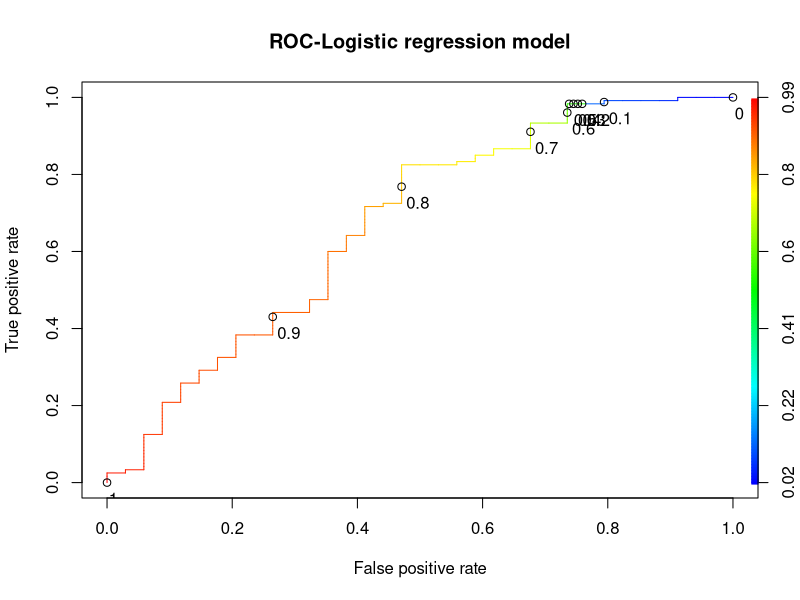
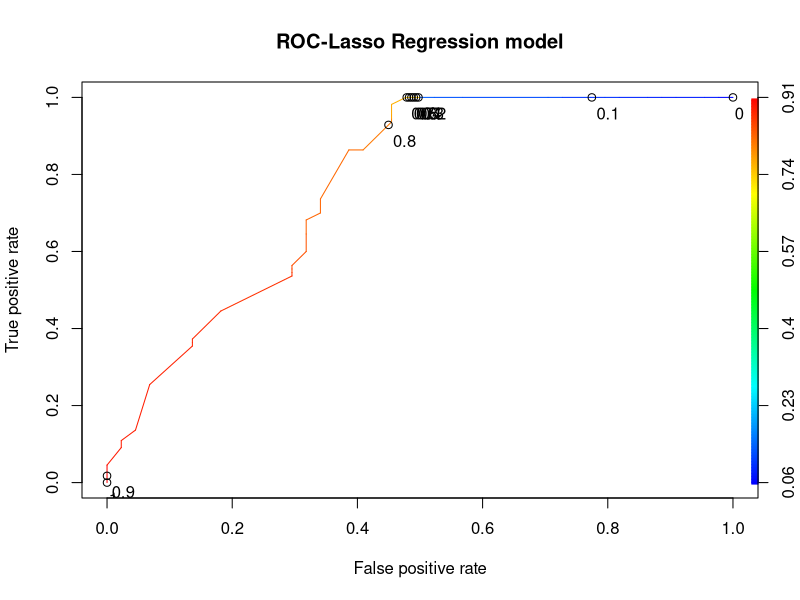
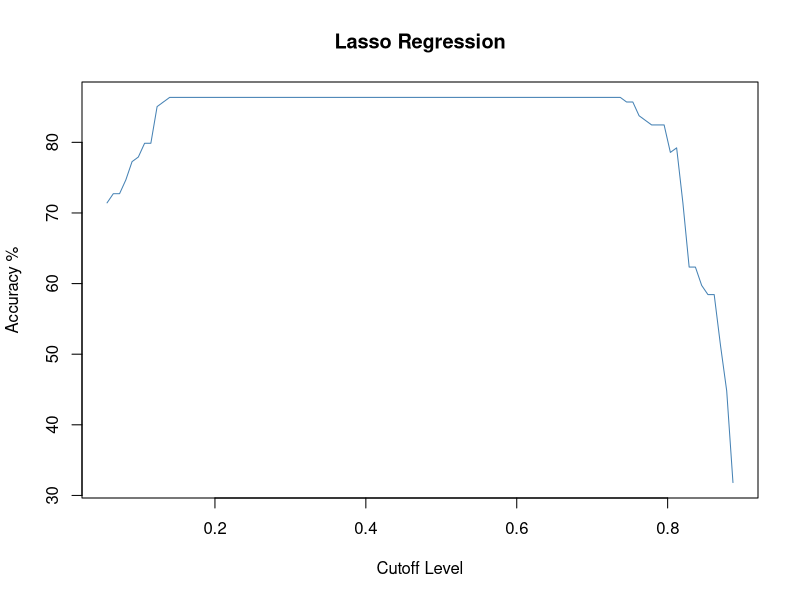

Write R code to recreate these figures, in order. (Note: this script raises an error after producing the figures.)
#read in credit data from Lab 7, remove missing values, and add ID variable
dat <- read.csv("credit.csv", na.strings="")
dat <- na.omit(dat)
dat$ID <- seq.int(nrow(dat))
#ensure outcome is a factor
dat$Loan_Status <-as.factor(dat$Loan_Status)

#set up data in format glmnet can use (must have dummy vars for categorical predictors)
library(glmnet)
xfactors <- model.matrix(Loan_Status ~ Gender + Married + Dependents + Education + Self_Employed+Credit_History+Property_Area, data=dat)[, -1]
#xfactors
xnonfactors<- subset(dat, select = c("ApplicantIncome", "CoapplicantIncome", "LoanAmount", "Loan_Amount_Term"))
#xnonfactors
prepared.dat <- cbind(xnonfactors, xfactors, dat$Loan_Status)
prepared.dat
names(prepared.dat)[15] <- c("Loan_Status")
prepared.dat$ID <- seq.int(nrow(prepared.dat))

#ensure outcome is a factor
prepared.dat$Loan_Status <-as.factor(prepared.dat$Loan_Status)

#subset data to create training, valdiation, and test data
library(dplyr)
train.dat <- prepared.dat %>% sample_frac(.6)
train.dat 
rem.dat <- dplyr::anti_join(prepared.dat, train.dat, by = 'ID')
test.dat <- rem.dat %>% sample_frac(.5)
val.dat <- dplyr::anti_join(rem.dat, test.dat, by = 'ID')

#create predictor matrix and outcome vector for training, validation, and test data
train.X <- as.matrix(within(train.dat, rm(Loan_Status, ID)))
val.X <- as.matrix(within(val.dat, rm(Loan_Status, ID)))
test.X <- as.matrix(within(test.dat, rm(Loan_Status, ID)))
train.y <- train.dat$Loan_Status
val.y <- val.dat$Loan_Status
test.y <- test.dat$Loan_Status

val.y 
#cross-validate to tune lambda for ridge and lasso
cvridge <- cv.glmnet(train.X, train.y, family="binomial", alpha=0, nlambda=20, type.measure="auc")
cvlasso <- cv.glmnet(train.X, train.y, family="binomial", alpha=1, nlambda=20, type.measure="auc")

#fit models with final lambda
ridgemod <- glmnet(train.X, train.y, family="binomial", alpha = 0, lambda = cvridge$lambda.1se)
lassomod <- glmnet(train.X, train.y, family="binomial", alpha = 1, lambda = cvlasso$lambda.1se)


#added

train.dat1 <- subset(train.dat, select = -c(ID))
test.dat1 <- subset(test.dat, select = -c(ID))
linregmod <- glm(Loan_Status~., family=binomial(link='logit'), data=train.dat1)

summary(linregmod)
library(ROCR)
p <- predict(linregmod, newdata=subset(test.dat1,select=c(1:14)), type="response")
pr <- prediction(p, test.dat1$Loan_Status)
#the performance function takes in the prediction
prf <- performance(pr, measure = "tpr", x.measure = "fpr")
#prf
plot(prf,colorize=TRUE, print.cutoffs.at=seq(0,1,by=0.1), main = "ROC-Logistic regression model",text.adj=c(-0.2,1.7))




#pre-standardise the predictor matrix for elastic net 
#(glmnet wrapped in caret gets fussy if you try to preprocess within the command)

train.stdX <-scale(train.X)

library(caret)
# Set training control
train_control <- trainControl(method = "repeatedcv",
                              number = 5,
                              repeats = 5,
                              search = "random",
                              classProbs = TRUE,
                              summaryFunction = twoClassSummary,
                              verboseIter = TRUE)



# Train the model
elastic_grid <- train(train.stdX, train.y,
                      method = "glmnet",
                      tuneLength = 25,
                      trControl = train_control,
                      metric= "ROC",
                      family = "binomial",
                      standardize = FALSE)

#fit the model with best lambda and alpha
elasticmod <- glmnet(train.X, train.y, family="binomial", alpha = elastic_grid$bestTune$alpha, lambda = elastic_grid$bestTune$lambda)


#Looking at Coefs for final models
Intercepts <- cbind(ridgemod$a0,lassomod$a0,elasticmod$a0)
Intercepts
Coefs <- cbind(ridgemod$beta,lassomod$beta, elasticmod$beta)
Betas <-rbind(Intercepts, Coefs)
rownames(Betas)[1] = "(Intercept)"
colnames(Betas) = c("Ridge", "Lasso", "Elastic Net")
Betas

#Methods for choosing cutoffs in validation data 
#(only ridge model shown here as example. Same for the others)

#Method using visualisation of ROC curves
fit.lasso <- predict(lassomod, val.X, type="response")

library(ROCR)
ROCRfit.lasso = prediction(fit.lasso, val.y)
ROCRperf.tr.lasso = performance(ROCRfit.lasso, "tpr", "fpr")

#plot(ROCRperf.tr.ridge, colorize=TRUE, main="Ridge")
plot(ROCRperf.tr.lasso,colorize=TRUE, print.cutoffs.at=seq(0,1,by=0.1), main = "ROC-Lasso Regression model",text.adj=c(-0.2,1.7))

#Method using pROC
library(pROC)
lasso.roc <- roc(val.y, as.vector(fit.lasso) )
coords(lasso.roc, "best", best.method="youden", transpose=TRUE)

#Method using visualisation over Grid
# accuracy here used as metric, could use something else
cutoffs <- seq(min(fit.lasso),max(fit.lasso),(max(fit.lasso)-min(fit.lasso))/100)
accuracy <- NULL

for (i in seq(along = cutoffs)){
  prediction <- ifelse(fit.lasso >= cutoffs[i], "Y", "N") #Predicting for cut-off
  accuracy <- c(accuracy,length(which(val.y ==prediction))/length(prediction)*100)
}

plot(cutoffs, accuracy, pch =19,type='l',col= "steelblue",
     main ="Lasso Regression", xlab="Cutoff Level", ylab = "Accuracy %")


#Method for comparing performance metrics of various final models in test data 
#(here using pROC "youden" to choose threshold)

#fit lasso and elastic models
fit.lasso <- predict(lassomod, val.X, type="response")
fit.elastic <- predict(elasticmod, val.X, type="response")

#get thresholds
thresh.r <- coords(roc(val.y, as.vector(fit.ridge)), "best", best.method="youden", transpose=TRUE, ret="threshold")
thresh.l <- coords(roc(val.y, as.vector(fit.lasso)), "best", best.method="youden", transpose=TRUE, ret="threshold")
thresh.e <- coords(roc(val.y, as.vector(fit.elastic)), "best", best.method="youden", transpose=TRUE, ret="threshold")

#predict classifications in test data
final.r <- predict(ridgemod, test.X, type="response")
final.l <- predict(lassomod, test.X, type="response")
final.e <- predict(elasticmod, test.X, type="response")

#use caret to see various measures of performance
class.ridge <- as.factor(ifelse(final.r <= thresh.r, "N", "Y"))
confusionMatrix(class.ridge, test.y, positive = "Y")

class.lasso <- as.factor(ifelse(final.l <= thresh.l, "N", "Y"))
confusionMatrix(class.lasso, test.y, positive = "Y")

class.elastic <- as.factor(ifelse(final.e <= thresh.e, "N", "Y"))
confusionMatrix(class.elastic, test.y, positive = "Y")
